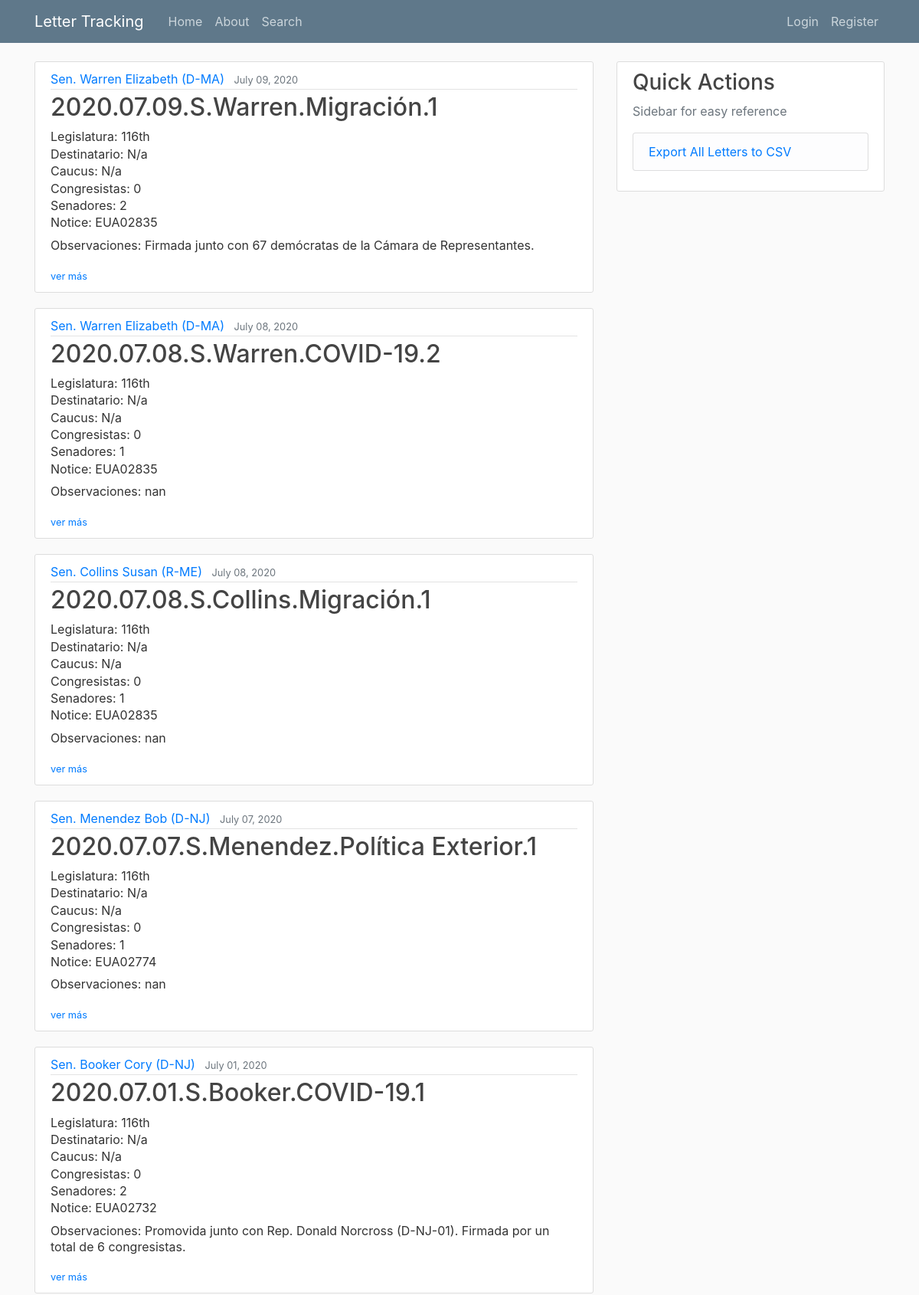
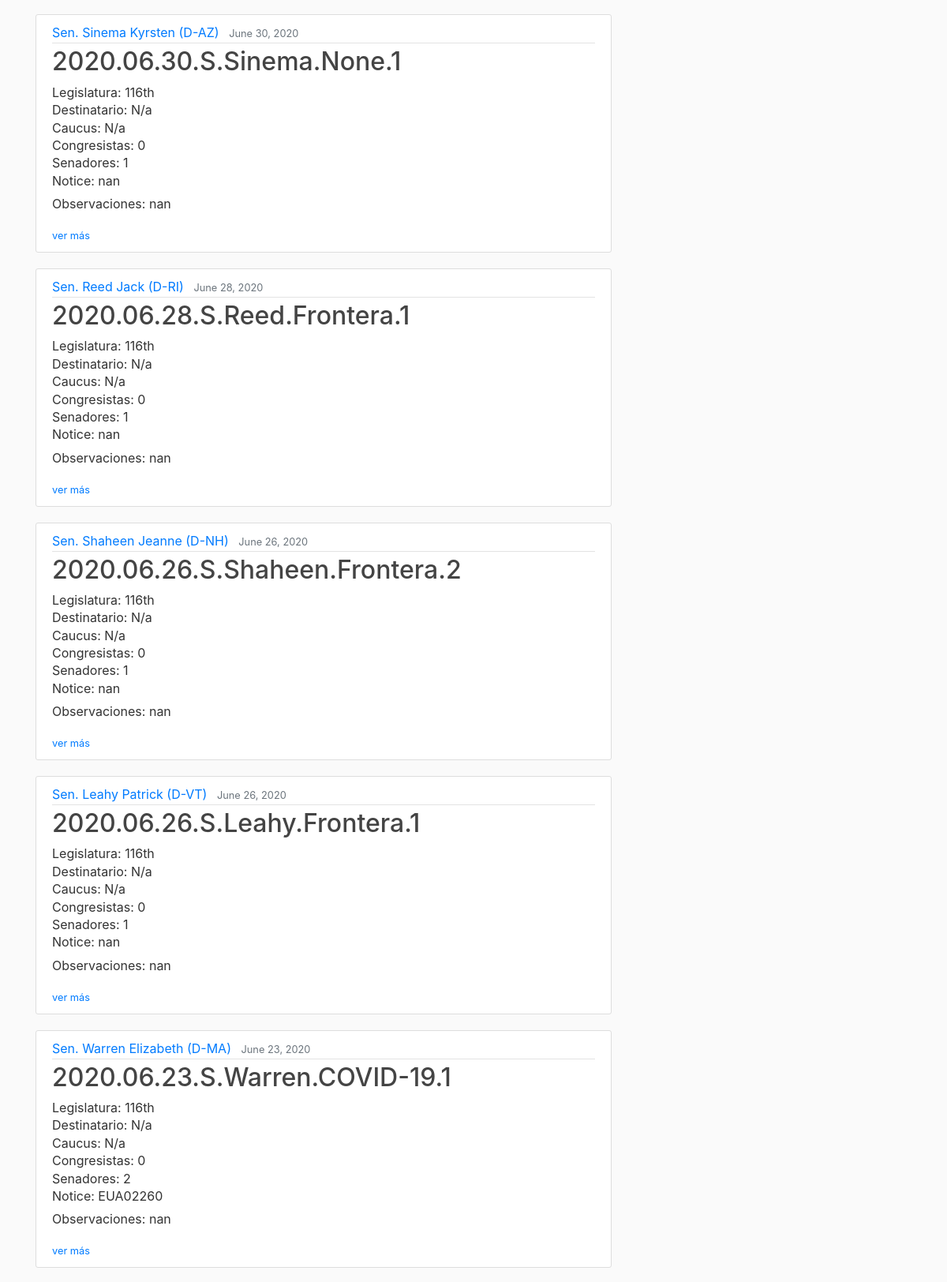
The page / (upper part) on the database its author committed (2 pictures, top to bottom).
### letter_tracking/models.py (models this page shows, shortened)
class Letter(models.Model):
    class PolParties(models.TextChoices):
        D = 'D', _('Democrat')
        R = 'R', _('Republican')
        I = 'I', _('Independent')
    class RepSen(models.TextChoices):
        REP = 'Rep.', _('Representative')
        SEN = 'Sen.', _('Senator')
    class Chamber(models.TextChoices):
        BI = 'B', _('Bicameral')
        S = 'S', _('Senado')
        C = 'C', _('Congreso')
    class Support(models.TextChoices):
        rep = 'Republican', _('Republican')
        dem = 'Democrat', _('Democrat')
        bi= 'Bipartisan', _('Bipartisan')
    class Sentiment(models.TextChoices):
        Pos = 'Positiva', _('Positiva')
        Neut = 'Neutral', _('Neutral')
        Neg = 'Negativa', _('Negativa')
    class Dummy(models.TextChoices):
        y = 1, _('Yes')
        n = 0, _('No')
    tema = models.ForeignKey(Topic,
                            on_delete=models.SET_NULL,
                            null=True
                            )
    tema_específico = models.ForeignKey(Specific_Topic,
                                        on_delete=models.SET_NULL,
                                        null=True
                                        )
    fecha = models.DateTimeField(help_text="Enter dates in <em>MM/DD/YYYY</em> format")
    descripción = models.TextField()
    favorable_a_MX = models.CharField(max_length=8,
                                    choices=Sentiment.choices,
                                    verbose_name=_('Positive for Mexico?')
                                    )
    mención_directa_a_MX = models.CharField(max_length=3,
                                    choices=Dummy.choices,
                                    verbose_name=_('Was Mexico directly mentioned?'))
    destinatario = MultiSelectField(choices=[('N/a', 'N/a')] + list(zip_choices(list(map(lambda obj: obj.recipient_name, Recipient.objects.all())))),
                                default='None',
                                max_length=100,
                                help_text="<em>If 'Other', please specify in the text box below</em>"
                                )
    other_destinatario_comments = models.TextField()
    caucus = MultiSelectField(choices=[('', 'N/a')] + list(zip_choices(list(map(lambda obj: obj.caucus_name, Caucus.objects.all())))),
                                default='None',
                                max_length=100
                                )
    legislatura = models.ForeignKey(Legislature,
                                    on_delete=models.SET_NULL,
                                    null=True
                                    )
    patrocinador_sen = models.ForeignKey(Legislator,
                                        limit_choices_to={'rep_or_sen': 'Sen.'},
                                        related_name='Senators',
                                        verbose_name=_('Senate Author'),
                                        on_delete=models.SET_NULL,
                                        null=True,
                                        blank=True
                                        )
    patrocinador_rep = models.ForeignKey(Legislator,
                                        limit_choices_to={'rep_or_sen': 'Rep.'},
                                        related_name='Representatives',
                                        verbose_name=_('House Author'),
                                        on_delete=models.SET_NULL,
                                        null=True,
                                        blank=True
                                        )
    cosigners = MultiSelectField(choices=zip_choices(list(map(lambda leg: leg.name, Legislator.objects.all()))),\
                                verbose_name=_('Copatrocinador/a'),
                                default='None',
                                max_length=1000
                                )
    date_posted = models.DateTimeField(default=timezone.now)
    posted_by = models.ForeignKey(User,
                                 on_delete=models.SET_NULL,
                                 null=True
                                 )
    observaciones =  models.TextField(default='N/a')
    acción = models.ForeignKey(Action,
                               on_delete=models.SET_NULL,
                               null=True
                               )
    notice = models.CharField(max_length=9,
                              verbose_name=_('If a notice was sent, specify the number'),
                              default='N/a'
                              )
    @property
    def title(self):
        if not self.authors:
            name = 'NO LEGISLATOR SELECTED: UPDATE LETTER'
        else:
            name = '-'.join(obj_list_to_attr(self.authors, 'last_name'))
        return str(self.fecha)[:10].replace('-', '.') + '.' + str(self.cámara)[0] +\
                '.' + name + '.' + str(self.tema) + '.' + str(self.consecutive_number)
    @property
    def authors(self):
        auths = [leg for leg in [self.patrocinador_rep, self.patrocinador_sen] if leg]
        return auths if auths else []
    @property
    def two_authors(self):
        return True if len(self.authors) == 2 else False
    @property
    def sen_author(self):
        return True if self.patrocinador_sen else False
    @property
    def rep_author(self):
        return True if self.patrocinador_rep else False
    @property
    def cámara(self):
        return classify_letter(self, 'rep_or_sen', "Sen.", ["Senado", "Cámara", "Bicameral"])
    @property
    def consecutive_number(self):
        daily_order = list(Letter.objects.filter(fecha=self.fecha).order_by('fecha'))
        return daily_order.index(self) + 1
    @property
    def num_reps_sens(self):
        if not self.authors:
            return 0, 0
        auths = obj_list_to_attr(self.authors, 'name') #list of name strings
        signers = auths + ', '.join(self.cosigners).split(', ') #larger list of name strings
        if not self.cosigners:
            sen_rep = obj_list_to_attr(self.authors, 'rep_or_sen')
            if len(sen_rep) == 1:
                return (1, 0) if sen_rep == ['Sen.'] else (0, 1)
            elif len(sen_rep) == 2:
                return sen_rep.count('Sen.'), sen_rep.count('Rep.')
        sen_rep = [leg.rep_or_sen for leg in Legislator.objects.all() if leg.name in signers]
        return sen_rep.count('Sen.'), sen_rep.count('Rep.')
    @property
    def num_sens(self):
        return self.num_reps_sens[0]
    @property
    def num_reps(self):
        return self.num_reps_sens[1]

class Legislator(models.Model):
    class RepSen(models.TextChoices):
        REP = 'Rep.', _('Representative')
        SEN = 'Sen.', _('Senator')
    class PolParties(models.TextChoices):
        D = 'D', _('Democrat')
        R = 'R', _('Republican')
        I = 'I', _('Independent')
    first_name = models.CharField(max_length=100, default='None')
    last_name = models.CharField(max_length=100, default='None')
    state = models.ForeignKey(State,
                             on_delete=models.SET_NULL,
                             null=True
                             )
    district = models.CharField(max_length=10,\
                                choices=[('', 'N/a')] + list(zip_choices(['at large'] + list(map(lambda num: str(num), range(1,54))))),\
                                help_text='If politician is a Sentor, please select N/a')
    rep_or_sen = models.CharField(max_length=4,
                                 choices=RepSen.choices,
                                 verbose_name=_('Representative or Senator'))
    party = models.CharField(max_length=11,
                            choices=PolParties.choices)
    active = models.BooleanField()
    @property
    def name(self):
        return self.last_name + ' ' + self.first_name
    @property
    def title(self):
        return self.name + ' (' + self.party + '-' + self.state.abbr + '-' +  self.district +')' if self.rep_or_sen == 'Rep.'\
         else self.name + ' (' + self.party + '-' + self.state.abbr + ')'
    @property
    def full_title(self):
        return self.rep_or_sen + ' ' + self.title

class State(models.Model):
    name = models.CharField(max_length=30)
    abbr = models.CharField(max_length=2)

class Legislature(models.Model):
    legislature_name =  models.CharField(max_length=6)
    def __str__(self):
        return self.legislature_name

class Topic(models.Model):
    topic_name = models.CharField(max_length=25)
    def __str__(self):
        return self.topic_name

### letter_tracking/views.py (the view)
# urls.py: path('', LetterListView.as_view(), name='letter_tracking-home'),
class LetterListView(ListView):
    model = Letter
    template_name = 'letter_tracking/home.html'
    context_object_name = 'letters'
    ordering = ['-fecha', '-date_posted']
    paginate_by = 15

### letter_tracking/models.py (called while the page is built)
def classify_letter(letter, attr, class_, options):
    if not letter.cosigners:
        if len(letter.authors) == 1: ###
            return options[0] if getattr(letter.authors[0], attr) == class_ else options[1]
        elif len(letter.authors) == 2:
            classified = list(map(lambda leg_obj: getattr(leg_obj, attr) == class_, letter.authors))
    else:
        signers = letter.authors + [leg for leg in Legislator.objects.all() if leg.name in letter.cosigners]
        classified = list(map(lambda leg_obj: leg_obj.__dict__[attr] == class_, signers))
    if all(classified):
        return options[0]
    if not any(classified):
        return options[1]
    else:
        return options[2]

def obj_list_to_attr(obj_list, attr):
    return list(map(lambda obj: getattr(obj, attr), obj_list))

### letter_tracking/templates/letter_tracking/home.html (shortened to what this page needs)
{%extends "letter_tracking/base.html" %}
{% block content %}
    {% for letter in letters %}
        <article class="media content-section">
            <div class="media-body">
                <div class="article-metadata">
                    {% if letter.sen_author %}
                        <a class="mr-2" href="{% url 'legislator-letters' letter.patrocinador_sen.name %}">{{letter.patrocinador_sen.full_title}}</a>
                    {% endif %}
                    <small class="text-muted">{{ letter.fecha | date:"F d, Y" }}</small>
                </div>
                <h2><a class="article-title">{{ letter.title }}</a></h2>
                <p class="article-content" style="line-height:.4">Legislatura: {{ letter.legislatura }}</p>
                {% if letter.other_destinatario_comments %}
                    <p class="article-content" style="line-height:.4">Destinatario: {{ letter.destinatario }}- {{letter.other_destinatario_comments}}</p>
                {% elif object.destinatario %}
                    <p class="article-content" style="line-height:.4">Destinatario: {{ letter.destinatario }}</p>
                {% else %}
                    <p class="article-content" style="line-height:.4">Destinatario: N/a</p>
                {% endif %}
                {% if object.caucus %}
                    <p class="article-content" style="line-height:.4">Caucus: {{ letter.caucus }}</p>
                {% else %}
                    <p class="article-content" style="line-height:.4">Caucus: N/a</p>
                {% endif %}
                <p class="article-content" style="line-height:.4">Congresistas: {{ letter.num_reps }}</p>
                <p class="article-content" style="line-height:.4">Senadores: {{ letter.num_sens }}</p>
                <p class="article-content" style="line-height:.4">Notice: {{ letter.notice }}</p>
                {% if letter.observaciones %}
                    <p class="article-content" style="line-height:1.3">Observaciones: {{ letter.observaciones }}</p>
                {% endif %}
                <div> <small> <a  href="{% url 'letter-detail' letter.id%}">ver más</a></small></div>
            </div>
        </article>
    {% endfor %}
{% endblock content %}

### letter_tracking/templates/letter_tracking/base.html (shortened to what this page needs)
{% load static %}
<!DOCTYPE html>
<html>
    <head>
        <link rel="stylesheet" href="https://maxcdn.bootstrapcdn.com/bootstrap/4.0.0/css/bootstrap.min.css">
        <link rel="stylesheet" type="text/css" href=" {% static 'letter_tracking/main.css' %}">
    </head>
    <body>
    <header class="site-header">
        <nav class="navbar navbar-expand-md navbar-dark bg-steel fixed-top">
            <div class="container">
                <a class="navbar-brand mr-4" href="{% url 'letter_tracking-home'%}">Letter Tracking</a>
                <div class="collapse navbar-collapse" id="navbarToggle">
                    <div class="navbar-nav mr-auto">
                        <a class="nav-item nav-link" href="{% url 'letter_tracking-home'%}">Home</a>
                        <a class="nav-item nav-link" href="{% url 'letter_tracking-about'%}">About</a>
                        <a class="nav-item nav-link" href="{% url 'search_form'%}">Search</a>
                    </div>
                    <div class="navbar-nav">
                        {% if user.is_authenticated %}
                            <a class="nav-item nav-link" href="{% url 'letter-create' %}">New Letter</a>
                            <a class="nav-item nav-link" href="{% url 'profile' %}">Profile</a>
                            <a class="nav-item nav-link" href="{% url 'logout' %}">Logout</a>
                        {% else %}
                            <a class="nav-item nav-link" href="{% url 'login' %}">Login</a>
                            <a class="nav-item nav-link" href="{% url 'register' %}">Register</a>
                        {% endif %}
                    </div>
                </div>
            </div>
        </nav>
    </header>
    <main role="main" class="container">
        <div class="row">
        <div class="col-md-8">
            {% block content %}{% endblock %}
        </div>
        <div class="col-md-4">
            <div class="content-section">
            <h3>Quick Actions</h3>
            <p class='text-muted'>Sidebar for easy reference
                <ul class="list-group">
                <li class="list-group-item list-group-item-light"><a href="{% url 'export-data' %}">Export All Letters to CSV</a></li>
                </ul>
            </p>
            </div>
        </div>
        </div>
    </main>
    </body>
</html>

### letter_tracking/static/letter_tracking/main.css (style rules this page uses)
body { background: #fafafa; color: #333333; margin-top: 5rem; }
h1, h2, h3, h4, h5, h6 { color: #444444; }
ul { margin: 0; }
.bg-steel { background-color: #5f788a; }
.site-header .navbar-nav .nav-link { color: #cbd5db; }
.content-section { background: #ffffff; padding: 10px 20px; border: 1px solid #dddddd; border-radius: 3px; margin-bottom: 20px; }
.article-title { color: #444444; }
.article-content { white-space: pre-line; }
.article-metadata { padding-bottom: 1px; margin-bottom: 4px; border-bottom: 1px solid #e3e3e3 }

### rows shown on the page
Letter: patrocinador_sen.full_title "Sen. Warren Elizabeth (D-MA)", fecha "July 09, 2020", title "2020.07.09.S.Warren.Migración.1", legislatura "116th", other_destinatario_comments "Destinatario: N/a", num_reps "0", num_sens "2", notice "EUA02835", observaciones "Firmada junto con 67 demócratas de la Cámara de Representantes."
Letter: patrocinador_sen.full_title "Sen. Warren Elizabeth (D-MA)", fecha "July 08, 2020", title "2020.07.08.S.Warren.COVID-19.2", legislatura "116th", other_destinatario_comments "Destinatario: N/a", num_reps "0", num_sens "1", notice "EUA02835", observaciones "nan"
Letter: patrocinador_sen.full_title "Sen. Collins Susan (R-ME)", fecha "July 08, 2020", title "2020.07.08.S.Collins.Migración.1", legislatura "116th", other_destinatario_comments "Destinatario: N/a", num_reps "0", num_sens "1", notice "EUA02835", observaciones "nan"
Letter: patrocinador_sen.full_title "Sen. Menendez Bob (D-NJ)", fecha "July 07, 2020", title "2020.07.07.S.Menendez.Política Exterior.1", legislatura "116th", other_destinatario_comments "Destinatario: N/a", num_reps "0", num_sens "1", notice "EUA02774", observaciones "nan"
Letter: patrocinador_sen.full_title "Sen. Booker Cory (D-NJ)", fecha "July 01, 2020", title "2020.07.01.S.Booker.COVID-19.1", legislatura "116th", other_destinatario_comments "Destinatario: N/a", num_reps "0", num_sens "2", notice "EUA02732", observaciones "Promovida junto con Rep. Donald Norcross (D-NJ-01). Firmada por un total de 6 congresistas."
Letter: patrocinador_sen.full_title "Sen. Sinema Kyrsten (D-AZ)", fecha "June 30, 2020", title "2020.06.30.S.Sinema.None.1", legislatura "116th", other_destinatario_comments "Destinatario: N/a", num_reps "0", num_sens "1", notice "nan", observaciones "nan"
Letter: patrocinador_sen.full_title "Sen. Reed Jack (D-RI)", fecha "June 28, 2020", title "2020.06.28.S.Reed.Frontera.1", legislatura "116th", other_destinatario_comments "Destinatario: N/a", num_reps "0", num_sens "1", notice "nan", observaciones "nan"
Letter: patrocinador_sen.full_title "Sen. Shaheen Jeanne (D-NH)", fecha "June 26, 2020", title "2020.06.26.S.Shaheen.Frontera.2", legislatura "116th", other_destinatario_comments "Destinatario: N/a", num_reps "0", num_sens "1", notice "nan", observaciones "nan"
Letter: patrocinador_sen.full_title "Sen. Leahy Patrick (D-VT)", fecha "June 26, 2020", title "2020.06.26.S.Leahy.Frontera.1", legislatura "116th", other_destinatario_comments "Destinatario: N/a", num_reps "0", num_sens "1", notice "nan", observaciones "nan"
Letter: patrocinador_sen.full_title "Sen. Warren Elizabeth (D-MA)", fecha "June 23, 2020", title "2020.06.23.S.Warren.COVID-19.1", legislatura "116th", other_destinatario_comments "Destinatario: N/a", num_reps "0", num_sens "2", notice "EUA02260", observaciones "nan"
